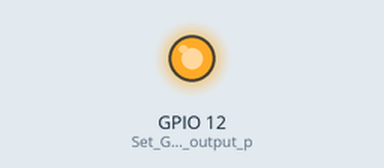
Recording of a sketch running on a simulated ESP32. Shown: output pins drawn as LEDs (lit = HIGH). Nothing arrives over Bluetooth unless stated; what the sketch prints to the serial monitor is not drawn.

Above: at 0.1 s.
Timing chart, 0 to 1.6 s (numbered marks = the images above):
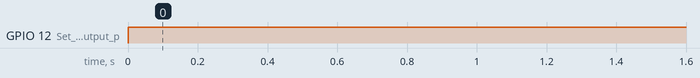

The sketch:

BT-serial-connect-LED.ino
```cpp
#include "BluetoothSerial.h"

BluetoothSerial SerialBT;

  /*FLAG*/
  boolean connBTEstablished = false;

void setup() {
  /*SERIAL COMMS*/
  Serial.begin(115200);
  SerialBT.begin("ESP32_BT_Device");

  /*PINOUT*/
  pinMode(12, OUTPUT);  // Set GPIO12 as an output pin
  digitalWrite(12, LOW);  // Ensure GPIO12 is initially off

  Serial.println("The device started, now you can pair it with Bluetooth!");
}

void loop() {
  // Check if a device is connected
  if (SerialBT.hasClient()) {
      if(!connBTEstablished){
        SerialBT.println("LED on");
        Serial.println("LED on");
        digitalWrite(12, HIGH);  // Turn on GPIO12 when a device connects
      }
      connBTEstablished = true;
  } else {
      Serial.println("LED off");
      digitalWrite(12, LOW);  // Turn off GPIO12 when the device disconnects
      connBTEstablished = false;
  }
}
```

Measured:
- by itself, GPIO 12 (Set_GPIO12_as_an_output_p): LOW → HIGH at 0.00 s
